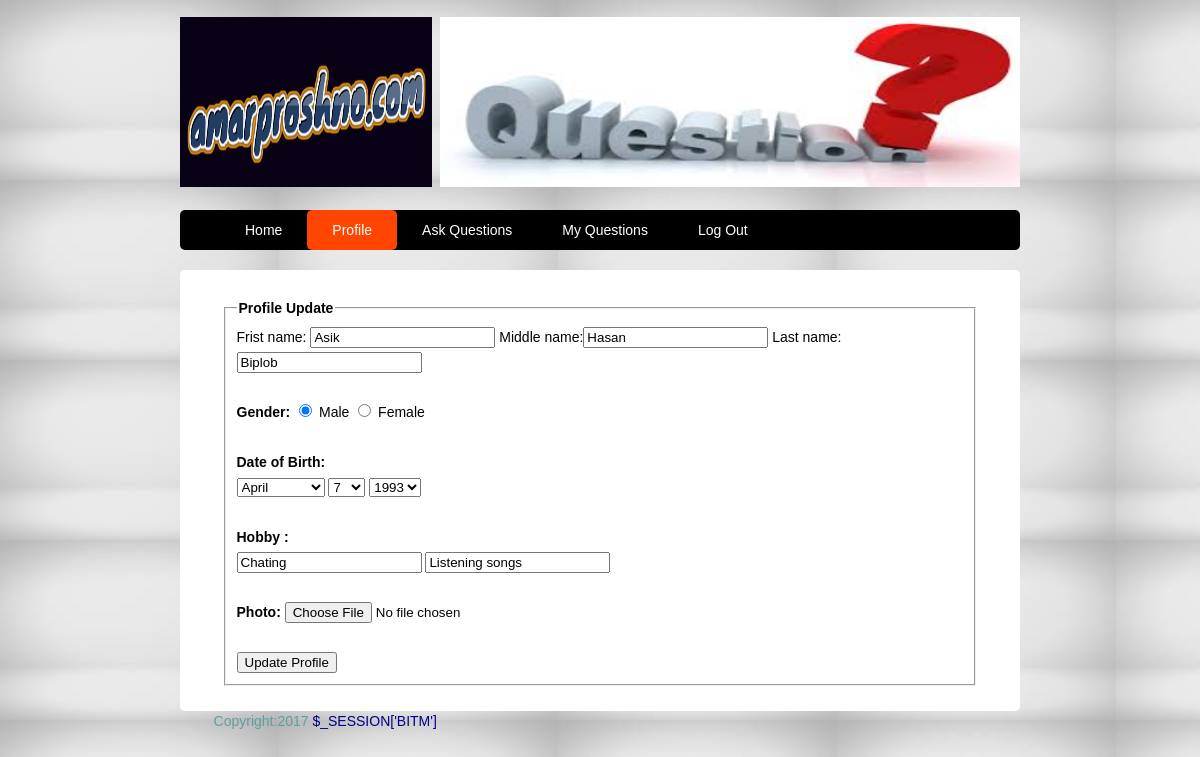
The app's page /views/Profile/profileUpdate.php (signed in) with its own data.
### tables this page shows
CREATE TABLE `profile` (
  `u_id` int(11) NOT NULL,
  `fname` varchar(20) DEFAULT NULL,
  `mname` varchar(20) DEFAULT NULL,
  `lname` varchar(30) DEFAULT NULL,
  `dob_day` varchar(11) DEFAULT NULL,
  `dob_month` varchar(11) DEFAULT NULL,
  `dob_year` varchar(4) DEFAULT NULL,
  `gender` varchar(11) DEFAULT NULL,
  `interest1` varchar(50) DEFAULT NULL,
  `interest2` varchar(50) DEFAULT NULL,
  `photo` varchar(60) DEFAULT NULL
);

### src/Profile/Profile.php (called while the page is built, shortened)
<?php
class Profile
{
    public function show()
    {
        $u_id = $_SESSION['u_id'];
        $pdo = new PDO('mysql:host=localhost;dbname=amarproshno', 'root', '');
        $stmt = $pdo->prepare("SELECT * FROM `profile` WHERE u_id=$u_id");
        $stmt->execute();
        $data = $stmt->fetch();
        return $data;
    }
}

### views/Profile/profileUpdate.php (the view, shortened to what this page needs)
<?php
require_once("../../src/Profile/Profile.php");
$profileUpdate = new Profile();
$value = $profileUpdate->show();
?>
<!DOCTYPE html>
<html lang="en">
<head>
    <link rel="stylesheet" href="../../src/style.css" type="text/css">
</head>
<body class="body">
<header class="mainheader">
    <div class="logo">
        <img src="../../src/img/logo.png">
    </div>
    <div class="banner">
        <img src="../../src/img/banner.jpg">
    </div>
    <nav>
        <ul>
            <li><a href="../HomePage/index.php">Home</a></li>
            <li class="active"><a href="profile.php">Profile</a></li>
            <li><a href="../AskQuestion/askQuestion.php">Ask Questions</a></li>
            <li><a href="../Questions/questions.php">My Questions</a></li>
            <li><a href="../Logout/logout.php">Log Out</a></li>
        </ul>
    </nav>
</header>
<div class="maincontent">
    <div class="content">
        <article class="topcontent">
            <content>
                <fieldset>
                    <legend><b>Profile Update</b></legend>
                    <form id="myform" action="update.php" method="POST" enctype="multipart/form-data">
                        Frist name: <input type="text" name="fname" id="fname"
                                           value="<?php echo $value['fname'] ?>">
                        Middle name:<input type="text" name="mname" id="mname"
                                           value="<?php echo $value['mname'] ?>">
                        Last name:<input type="text" name="lname" id="lname"
                                         value="<?php echo $value['lname'] ?>"><br><br>
                        <b>Gender:</b>
                        <input type="radio" name="gender" value="Male" <?php if ($value['gender'] == 'Male') {
                            echo 'checked';
                        } ?>> Male
                        <input type="radio" name="gender" value="Female" <?php if ($value['gender'] == 'Female') {
                            echo 'checked';
                        } ?>> Female<br><br>
                        <b>Date of Birth:</b> <br>
                        <select id="dob_month" name="dob_month">
                            <option value="<?php echo $value['dob_month'] ?>"
                                    selected><?php echo $value['dob_month'] ?></option>
                        </select>
                        <select id="dob_day" name="dob_day">
                            <option value="<?php echo $value['dob_day'] ?>"
                                    selected><?php echo $value['dob_day'] ?></option>
                        </select>
                        <select id="dob_year" name="dob_year">
                            <option value="<?php echo $value['dob_year'] ?>"
                                    selected><?php echo $value['dob_year'] ?></option>
                        </select><br><br>
                        <b>Hobby :</b><br>
                        <input type="text" name="interest1" id="interest1" value="<?php echo $value['interest1'] ?>">
                        <input type="text" name="interest2" id="interest2"
                               value="<?php echo $value['interest2'] ?>"><br><br>
                        <b>Photo:</b>
                        <input type="file" name="image" id="image"><br><br>
                        <input type="submit" name="btn" value="Update Profile">
                    </form>
                </fieldset>
            </content>
        </article>
    </div>
</div>
<footer class="mainFooter">
    <p>Copyright:2017 <a href="#" title="Biplob">$_SESSION['BITM']</a></p>
</footer>
</body>
</html>

### src/style.css (style rules this page uses)
body { background-image: url("img/bg.jpg"); color: #000305; font-size: 87.5%; font-family: Arial; line-height: 1.5; text-align: left; }
a { text-decoration: none; }
a:link, a:visited { color: orange; }
.body { margin: 0 auto; width: 70%; clear: both; }
.logo img { width: 30%; height: 170px; margin: 2% 0; padding-right: 1%; float: left; }
.banner img { width: 69%; height: 170px; margin: 2% 0; }
.mainheader nav { background-color: black; height: 40px; border-radius: 5px; -moz-border-radius: 5px; -webkit-border-radius: 5px; }
.mainheader nav ul { list-style: none; margin: 0 auto; }
.mainheader nav ul li { float: left; display: inline; }
.mainheader nav a:link, .mainheader nav a:visited { color: #FFF; display: inline-block; padding: 10px 25px; height: 20px; }
.mainheader nav a:hover, .mainheader nav a:active, .mainheader nav .active a:link, .mainheader nav .active a:visited { background-color: orangered; text-shadow: none; height: 20px; }
.mainheader nav ul li a { border-radius: 5px; -moz-border-radius: 5px; -webkit-border-radius: 5px; }
.maincontent { line-height: 25px; border-radius: 5px; -moz-border-radius: 5px; -webkit-border-radius: 5px; }
.content { width: 100%; float: left; }
.topcontent { background-color: white; border-radius: 5px; -moz-border-radius: 5px; -webkit-border-radius: 5px; padding: 3% 5%; margin-top: 2px; }
.mainFooter p { width: 92%; margin: 2% auto; color: cadetblue; }
.mainFooter p a { width: 92%; margin: 2% auto; color: darkblue; }

### records on screen
profile: fname "Asik", mname "Hasan", lname "Biplob", gender "☑", dob_month "April", dob_day "7", dob_year "1993", interest1 "Chating", interest2 "Listening songs"
